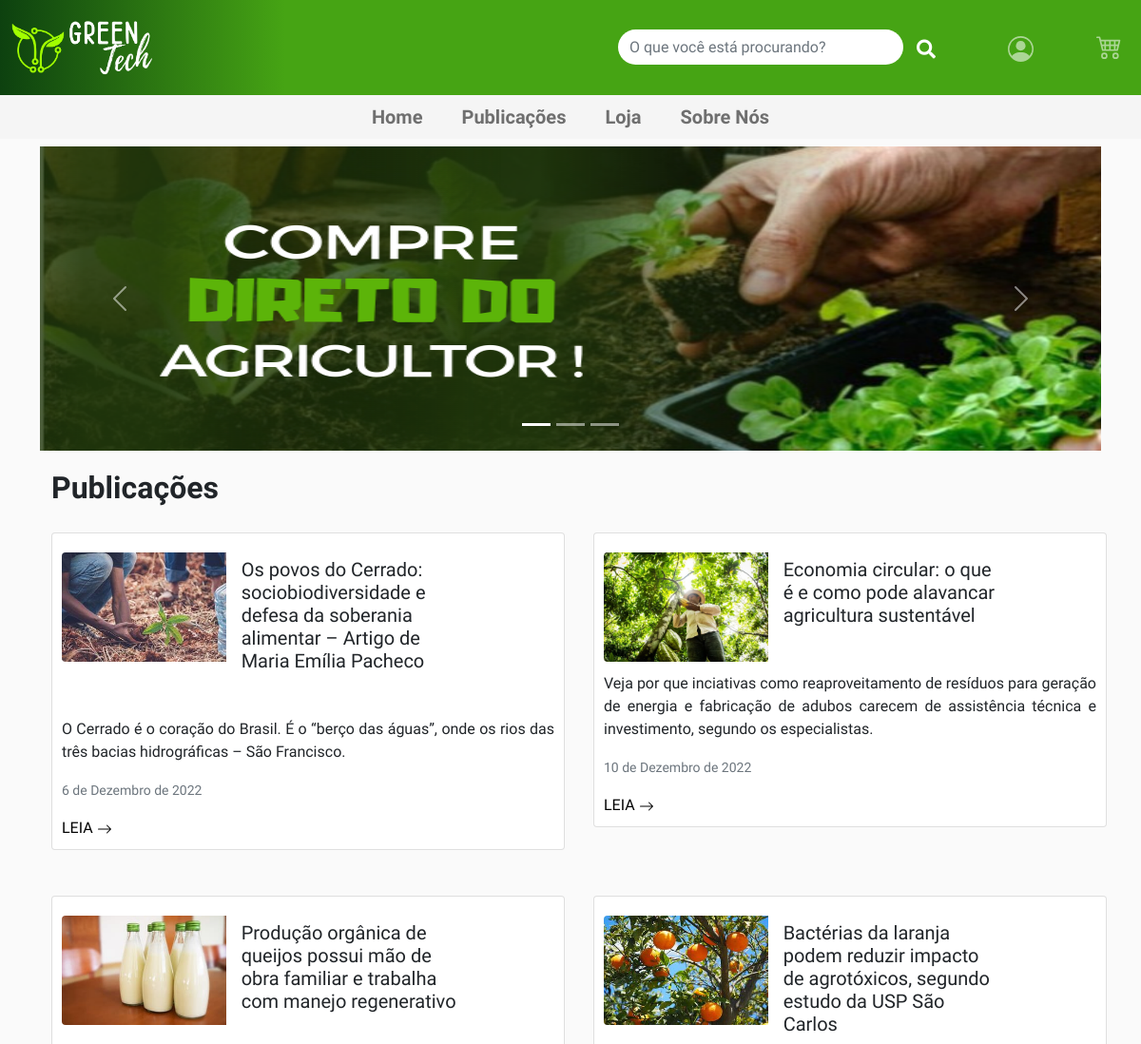
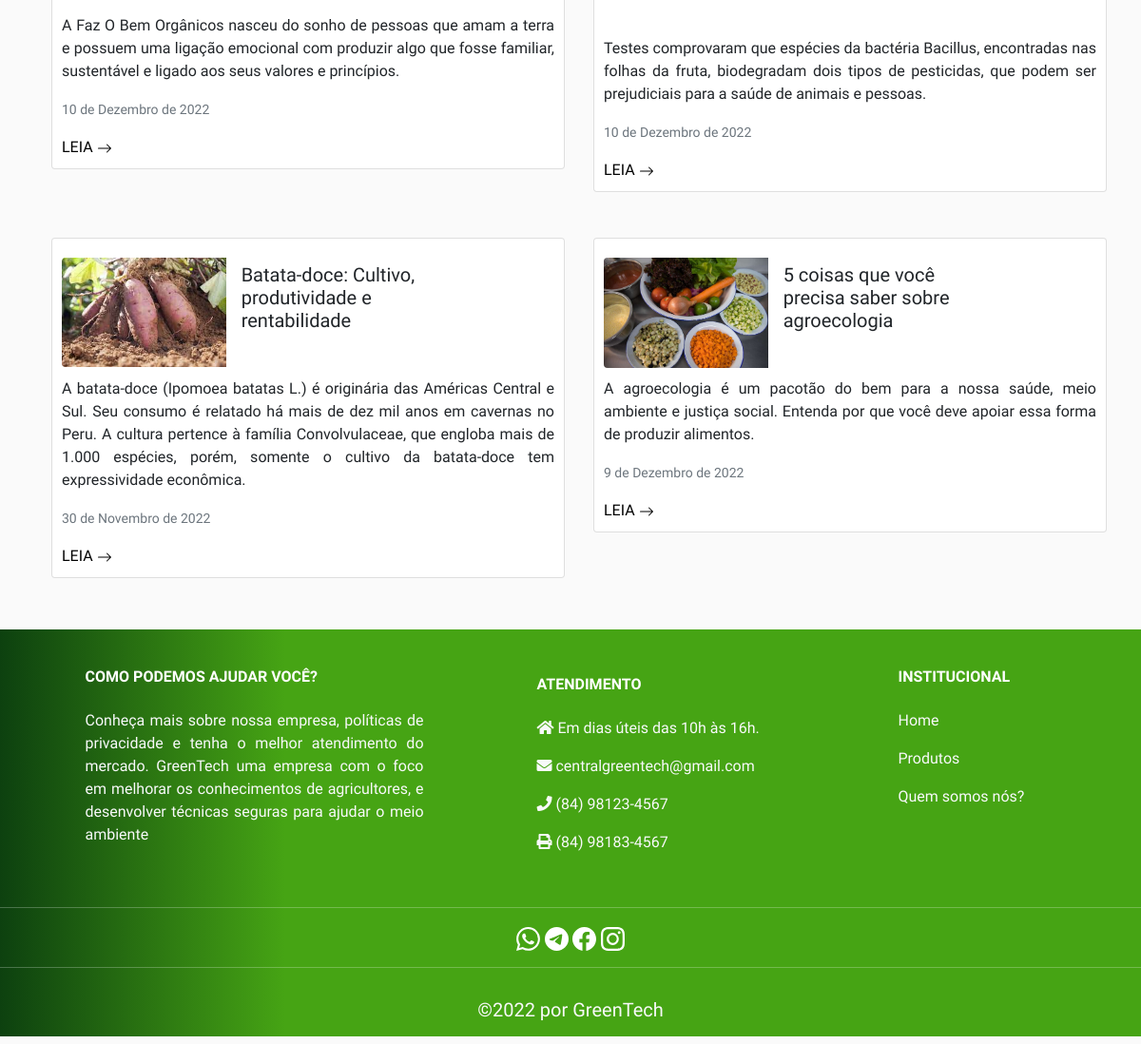
Screenshot of /noticias/ with the database file from the repository (2 pictures, top to bottom).
### main/models.py (models this page shows, shortened)
class Publicacao(models.Model):
    titulo = models.CharField(max_length=200)
    descricao = models.TextField()
    corpo_do_texto = RichTextUploadingField()
    tempo_da_publicacao = models.DateField()
    imagem = models.ImageField(upload_to='produtos/', blank=True, null=True, max_length=250)
    autor = models.ForeignKey(Autor, on_delete=models.CASCADE)
    categoria = models.ManyToManyField(Categoria)
    user = models.ForeignKey(get_user_model(), null=True,blank=True,on_delete=models.CASCADE)

### main/views.py (the view)
# urls.py: path('noticias/', noticias, name="noticia"),
def noticias (request):
    busca = request.GET.get('search')
    if busca:
        lista = Publicacao.objects.filter(titulo__icontains = busca)
        lista_produto = Produto.objects.filter(nome__icontains = busca)
        context = {'buscas' : lista, 'busca_produto' : lista_produto}
        return render(request, "busca.html", context)
    else:
        lista = Publicacao.objects.all()
        context ={'publicacoes' : lista}
        return render(request, 'noticia.html', context)

### main/templates/noticia.html
{% extends 'base.html' %}
{% load static %}
{% block conteudo %}
<section class="dividir">
  {% include 'includes/carrossel.html' %}
    <section class="container" style="width: 1200px; padding-bottom: 30px;">
      <div class="row">
          <h2 style="padding-top:20px ; padding-bottom:20px"><b> Publicações </b></h2> </div>
      <div class="row row-cols-1 row-cols-md-2 g-4">
        {% for publicacao in publicacoes %}
          <main navBT>
            <div class="card mb-4" style="max-width: 540px; ">
              <div class="row g-0 " style="margin: 10px; align-self: center;">
                <div class="col-md-4">
                  <img src="/media/{{publicacao.imagem}}" class="img-fluid rounded-start" alt="..." style="margin-top: 10px; margin-right: 20px;"  >
                </div>
                <div class="col-sm-6">
                  <div class="card-body">
                    <h5 class="card-title">{{publicacao.titulo}}</h5> <br></div>
                </div>
                <p class="card-text" >{{publicacao.descricao}}</p>
                    <p class="card-text"><small class="text-muted">{{publicacao.tempo_da_publicacao}}</small></p>
                    <a href="{% url 'detalhe' publicacao.id %}" class="cor-fonte">LEIA <svg xmlns="http://www.w3.org/2000/svg" width="16" height="16" fill="currentColor" class="bi bi-arrow-right" viewBox="0 0 16 16">
                      <path fill-rule="evenodd" d="M1 8a.5.5 0 0 1 .5-.5h11.793l-3.147-3.146a.5.5 0 0 1 .708-.708l4 4a.5.5 0 0 1 0 .708l-4 4a.5.5 0 0 1-.708-.708L13.293 8.5H1.5A.5.5 0 0 1 1 8z"/>
                    </svg>
                  </a>
              </div>
            </div>
          </main>
        {% endfor %}
      </div>
      </section>
{% endblock conteudo %}

### main/templates/base.html (shortened to what this page needs)
{% load static %}
<!DOCTYPE html>
<html lang="en">
<head>
    <link href="https://cdn.jsdelivr.net/npm/bootstrap@5.1.3/dist/css/bootstrap.min.css" rel="stylesheet">
    <link rel="stylesheet" type="text/css" href="https://cdnjs.cloudflare.com/ajax/libs/font-awesome/5.15.1/css/all.min.css">
    <link rel="stylesheet" type="text/css" href="{% static 'css/styles.css' %}"/>
</head>
<body>
<header>
  <nav class="navbar navbar-expand-lg navbar-dark text-light">
       <div class="container-fluid text-center">
           <div class="collapse navbar-collapse" id="navbarSupportedContent">
               <ul class="navbar-nav me-auto mb-2 mb-lg-0">
                   <li class="nav-item">
                       <a  href="{% url 'index' %}"><img style="margin-right: 20px;" src="..\static\assets\img\greenlogo.png" width="150px" alt=""></a>
                   </li>
               </ul>
               <ul style="margin-right: 50px;">
                   <nav class="navbar">
                     <div class="container-fluid order-center">
                       <form class="d-flex" method="GET" id="search-form">
                         <input id="bordap" class="form-control me-2" type="text" placeholder="O que você está procurando?" name="search" id="search" aria-label="Search" style="border: #666565; width: 300px;">
                         <button style="background-color: transparent; border: none; margin: 0px;" type="submit"><i class="fas fa-search" id="search-btn" style="color: white; margin-top: 25px;"></i></button>
                       </form>
                     </div>
                 </nav>
               </ul>
               <ul class="navbar-nav order-last">
                  <li class="nav-item dropdown">
                    <a class="nav-link" href="" role="button" data-bs-toggle="dropdown" aria-expanded="false"></a>
                  </li>
                 <li class="nav-item espç">
                   <a class="nav-link" href="{% url 'carrinho'%}"></a>
                 </li>
               </ul>
           </div>
       </div>
     </nav>
    <nav class="navbar navbar-expand-lg navbar-light bordanav">
        <div class="container-fluid">
            <div class="collapse navbar-collapse" id="navbarSupportedContent">
                <ul class="navbar-nav mx-auto mb-2 mb-lg-0">
                    <li class="nav-item">
                        <a class="nav-link" href="{% url  'index' %}"><b>Home</b></a>
                    </li>
                    <li class="nav-item margin">
                        <a class="nav-link" href="{% url 'noticia' %}"><b> Publicações </b></a>
                    </li>
                    <li class="nav-item margin">
                        <a class="nav-link" href="{% url 'mercado' %}"><b> Loja</b></a>
                    </li>
                    <li>
                      <a class="nav-link margin" href="{% url 'sobrenos' %}"><b> Sobre Nós</b></a>
                    </li>
                </ul>
            </div>
        </div>
    </nav>
</header>
<body>
<main>
    <div class="container mt-4">
        {% block conteudo %}{% endblock conteudo %}
    </div>
</main>
</body>
<footer class="cor page-footer font-small stylish-color-dark pt-4 text-light">
    <div class="container text-left text-md-left">
      <div class="row">
        <div class="col-md-4 mx-auto">
          <h6 style="font-size: 16px;" class="font-weight-bold text-uppercase mt-3 mb-4"><strong>Como podemos ajudar você?</strong> </h6>
          <p style="text-align: justify; font-size: 16px;">Conheça mais sobre nossa empresa, políticas de privacidade e tenha o melhor atendimento do mercado. GreenTech uma empresa com o foco em melhorar os conhecimentos de agricultores, e desenvolver técnicas seguras para ajudar  o meio ambiente</p>
        </div>
        <div class="col-md-4 col-lg-3 mx-auto my-md-4 my-0 mt-4 mb-1">
          <h6 class="font-weight-bold text-uppercase mb-4" ><strong>Atendimento</strong> </h6>
          <ul class="list-unstyled" >
            <li>
             <p style="font-size: 16px;"><i class="fas fa-home mr-3 p"  ></i> Em dias úteis das 10h às 16h.</p>
            </li>
            <li>
              <p style="font-size: 16px;"><i class="fas fa-envelope mr-3 p" ></i> centralgreentech@gmail.com </p>
            </li>
            <li>
              <p style="font-size: 16px;"><i class="fas fa-phone mr-3 p" ></i> (84) 98123-4567 </p>
            </li>
            <li>
              <p style="font-size: 16px;"><i class="fas fa-print mr-3 p"></i> (84) 98183-4567 </p>
            </li>
          </ul>
        </div>
        <div class="col-md-2 mx-auto">
          <h6 style="font-size: 16px;" class="font-weight-bold text-uppercase mt-3 mb-4" ><strong>Institucional</strong> </h6>
          <ul class="list-unstyled">
            <li>
              <p style="font-size: 16px;"><a class="text-decoration-none text-light" href="{% url 'index' %}">Home</a></p>
            </li>
            <li>
              <p style="font-size: 16px;"><a class="text-decoration-none text-light" href="{% url 'mercado' %}">Produtos</a></p>
            </li>
            <li>
              <p style="font-size: 16px;"><a class="text-decoration-none text-light" href="{% url 'sobrenos' %}"> Quem somos nós?</a></p>
            </li>
          </ul>
        </div>
      </div>
    </div>
   <hr>
     <div style="text-align: center;">
      <a  href=""></a>
      <a href=""></a>
      <a href=""></a>
      <a href=""></a>
      </div> <hr>
    <h5><div class="footer-copyright text-center py-3"> ©2022 por GreenTech</div></h5>
  </footer>
</body>
</html>

### main/templates/includes/carrossel.html (shortened to what this page needs)
<div id="carouselExampleCaptions" class="carousel slide" data-bs-ride="false">
    <div class="carousel-indicators">
      <button type="button" data-bs-target="#carouselExampleCaptions" data-bs-slide-to="0" class="active" aria-current="true" aria-label="Slide 1"></button>
      <button type="button" data-bs-target="#carouselExampleCaptions" data-bs-slide-to="1" aria-label="Slide 2"></button>
      <button type="button" data-bs-target="#carouselExampleCaptions" data-bs-slide-to="2" aria-label="Slide 3"></button>
    </div>
    <div class="carousel-inner">
      <div class="carousel-item active">
        <img class="img-height" src="../static/assets/img/banner1.png" class="d-block w-100" alt="...">
        <div class="carousel-caption d-none d-md-block">
        </div>
      </div>
    </div>
    <button class="carousel-control-prev" type="button" data-bs-target="#carouselExampleCaptions" data-bs-slide="prev">
      <span class="carousel-control-prev-icon" aria-hidden="true"></span>
    </button>
    <button class="carousel-control-next" type="button" data-bs-target="#carouselExampleCaptions" data-bs-slide="next">
      <span class="carousel-control-next-icon" aria-hidden="true"></span>
    </button>
  </div>

### main/static/css/styles.css (style rules this page uses)
* { box-sizing: border-box; font-family: 'Noto Sans Mono', monospace; font-family: 'Quicksand', sans-serif; }
header, footer { margin: 0px; padding: 0px; padding-left: 0px; padding-right: 0px; color: #f5f5f5; font-size: 20px; width: 100%; height: 100px; background-image: linear-gradient(to right, #0d410f 0, #46a414 25%); font-family: 'Noto Sans Mono', monospace; font-family: 'Quicksand', sans-serif; }
body { background: #fafafa; font-family: 'Noto Sans Mono', monospace; font-family: 'Quicksand', sans-serif; }
.cor { width: 100%; height: 100%; background-image: linear-gradient(to right, #0d410f 0, #46a414 25%); }
.espç { margin-left: 50px; font-size: 15px; }
#bordap { border-radius: 50px; margin-top: 15px; }
.bordanav { border: 0px; padding:0px; background-color: #f5f5f5; }
.fas.fa-search { cursor: pointer; }
.margin { margin-left: 25px; }
h6 { color:white; }
p { text-align: justify; font-family: 'Noto Sans Mono', monospace; font-family: 'Quicksand', sans-serif; }
a { text-decoration: none; }
.cor-fonte { color: black; }
.dividir { padding-top: 30px; }
.img-height { height: 20rem; width: 100rem; }

### rows the page displays
Publicacao: imagem (picture), titulo "Os povos do Cerrado: sociobiodiversidade e defesa da soberania alimentar – Artigo de Maria Emília Pacheco", descricao "O Cerrado é o coração do Brasil. É o “berço das águas”, onde os rios das três bacias hidrográficas – São Francisco.", tempo_da_publicacao "6 de Dezembro de 2022"
Publicacao: imagem (picture), titulo "Economia circular: o que é e como pode alavancar agricultura sustentável", descricao "Veja por que inciativas como reaproveitamento de resíduos para geração de energia e fabricação de adubos carecem de assistência técnica e investimento, segundo os especialistas.", tempo_da_publicacao "10 de Dezembro de 2022"
Publicacao: imagem (picture), titulo "Produção orgânica de queijos possui mão de obra familiar e trabalha com manejo regenerativo", descricao "A Faz O Bem Orgânicos nasceu do sonho de pessoas que amam a terra e possuem uma ligação emocional com produzir algo que fosse familiar, sustentável e ligado aos seus valores e princípios.", tempo_da_publicacao "10 de Dezembro de 2022"
Publicacao: imagem (picture), titulo "Bactérias da laranja podem reduzir impacto de agrotóxicos, segundo estudo da USP São Carlos", descricao "Testes comprovaram que espécies da bactéria Bacillus, encontradas nas folhas da fruta, biodegradam dois tipos de pesticidas, que podem ser prejudiciais para a saúde de animais e pessoas.", tempo_da_publicacao "10 de Dezembro de 2022"
Publicacao: imagem (picture), titulo "Batata-doce: Cultivo, produtividade e rentabilidade", descricao "A batata-doce (Ipomoea batatas L.) é originária das Américas Central e Sul. Seu consumo é relatado há mais de dez mil anos em cavernas no Peru. A cultura pertence à família Convolvulaceae, que engloba mais de 1.000 espécies, porém, somente o cultivo da batata-doce tem expressividade econômica.", tempo_da_publicacao "30 de Novembro de 2022"
Publicacao: imagem (picture), titulo "5 coisas que você precisa saber sobre agroecologia", descricao "A agroecologia é um pacotão do bem para a nossa saúde, meio ambiente e justiça social. Entenda por que você deve apoiar essa forma de produzir alimentos.", tempo_da_publicacao "9 de Dezembro de 2022"
